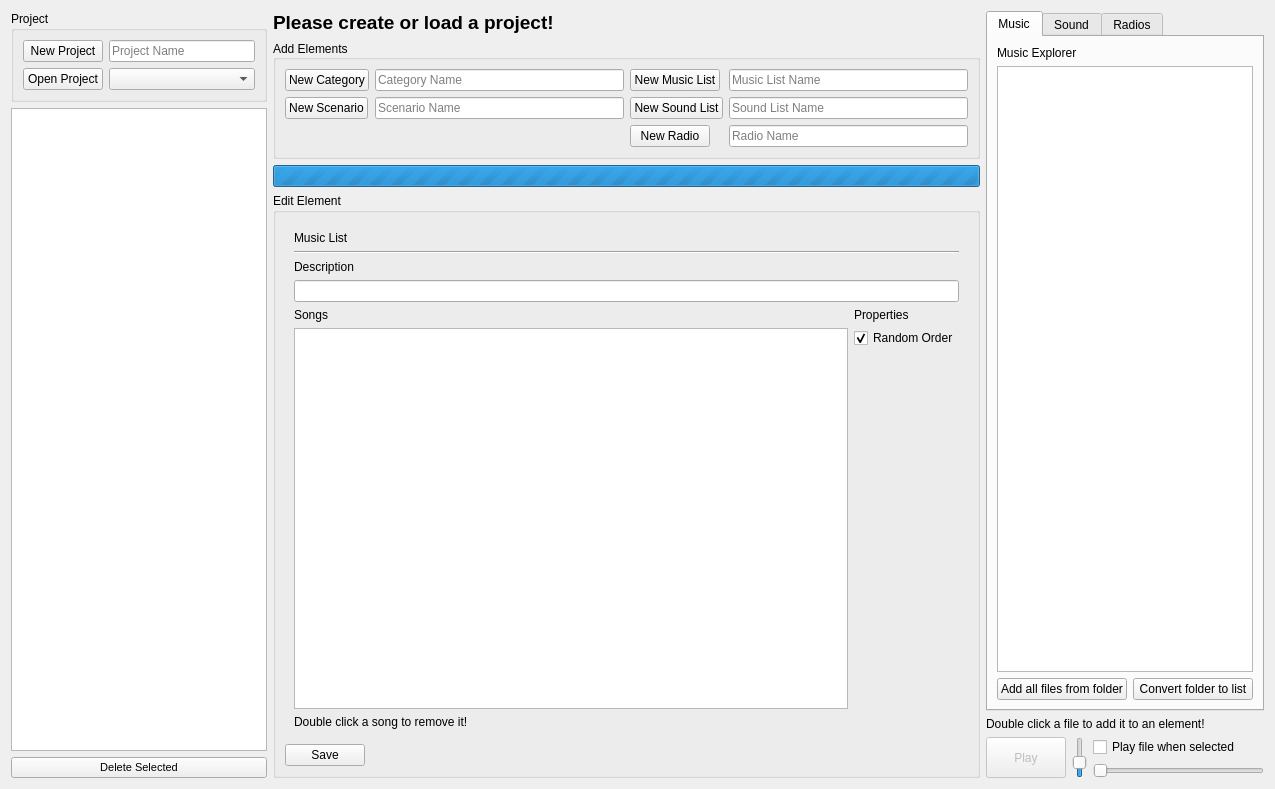
<?xml version="1.0" encoding="UTF-8"?>
<ui version="4.0">
 <class>AudioEditor</class>
 <widget class="QWidget" name="AudioEditor">
  <property name="geometry">
   <rect>
    <x>0</x>
    <y>0</y>
    <width>1275</width>
    <height>789</height>
   </rect>
  </property>
  <property name="windowTitle">
   <string>Audio Editor</string>
  </property>
  <layout class="QHBoxLayout" name="horizontalLayout">
   <item>
    <layout class="QVBoxLayout" name="verticalLayout">
     <item>
      <widget class="QGroupBox" name="groupBox_3">
       <property name="sizePolicy">
        <sizepolicy hsizetype="Maximum" vsizetype="Maximum">
         <horstretch>0</horstretch>
         <verstretch>0</verstretch>
        </sizepolicy>
       </property>
       <property name="maximumSize">
        <size>
         <width>256</width>
         <height>16777215</height>
        </size>
       </property>
       <property name="title">
        <string>Project</string>
       </property>
       <layout class="QVBoxLayout" name="verticalLayout_4">
        <item>
         <layout class="QFormLayout" name="formLayout_3">
          <item row="1" column="0">
           <widget class="QPushButton" name="pushButton_newProject">
            <property name="sizePolicy">
             <sizepolicy hsizetype="Minimum" vsizetype="Fixed">
              <horstretch>0</horstretch>
              <verstretch>0</verstretch>
             </sizepolicy>
            </property>
            <property name="text">
             <string>New Project</string>
            </property>
           </widget>
          </item>
          <item row="1" column="1">
           <widget class="QLineEdit" name="lineEdit_project">
            <property name="sizePolicy">
             <sizepolicy hsizetype="Preferred" vsizetype="Fixed">
              <horstretch>0</horstretch>
              <verstretch>0</verstretch>
             </sizepolicy>
            </property>
            <property name="placeholderText">
             <string>Project Name</string>
            </property>
           </widget>
          </item>
          <item row="2" column="0">
           <widget class="QPushButton" name="pushButton_openProject">
            <property name="sizePolicy">
             <sizepolicy hsizetype="Minimum" vsizetype="Fixed">
              <horstretch>0</horstretch>
              <verstretch>0</verstretch>
             </sizepolicy>
            </property>
            <property name="text">
             <string>Open Project</string>
            </property>
           </widget>
          </item>
          <item row="2" column="1">
           <widget class="QComboBox" name="comboBox_projects"/>
          </item>
         </layout>
        </item>
       </layout>
      </widget>
     </item>
     <item>
      <widget class="QTreeWidget" name="treeWidget_categories">
       <property name="sizePolicy">
        <sizepolicy hsizetype="Preferred" vsizetype="Expanding">
         <horstretch>0</horstretch>
         <verstretch>0</verstretch>
        </sizepolicy>
       </property>
       <property name="editTriggers">
        <set>QAbstractItemView::NoEditTriggers</set>
       </property>
       <property name="alternatingRowColors">
        <bool>true</bool>
       </property>
       <property name="rootIsDecorated">
        <bool>true</bool>
       </property>
       <property name="uniformRowHeights">
        <bool>false</bool>
       </property>
       <property name="animated">
        <bool>true</bool>
       </property>
       <property name="headerHidden">
        <bool>true</bool>
       </property>
       <attribute name="headerVisible">
        <bool>false</bool>
       </attribute>
       <attribute name="headerShowSortIndicator" stdset="0">
        <bool>false</bool>
       </attribute>
       <column>
        <property name="text">
         <string>Project Content</string>
        </property>
       </column>
      </widget>
     </item>
     <item>
      <layout class="QGridLayout" name="gridLayout">
       <item row="0" column="0">
        <widget class="QPushButton" name="pushButton_deleteSelected">
         <property name="font">
          <font>
           <pointsize>8</pointsize>
          </font>
         </property>
         <property name="text">
          <string>Delete Selected</string>
         </property>
        </widget>
       </item>
      </layout>
     </item>
    </layout>
   </item>
   <item>
    <layout class="QVBoxLayout" name="verticalLayout_5">
     <item>
      <widget class="QLabel" name="label_pleaseCreateOrLoadAProject">
       <property name="sizePolicy">
        <sizepolicy hsizetype="Preferred" vsizetype="Maximum">
         <horstretch>0</horstretch>
         <verstretch>0</verstretch>
        </sizepolicy>
       </property>
       <property name="font">
        <font>
         <pointsize>14</pointsize>
         <weight>75</weight>
         <italic>false</italic>
         <bold>true</bold>
         <underline>false</underline>
         <strikeout>false</strikeout>
        </font>
       </property>
       <property name="cursor">
        <cursorShape>ArrowCursor</cursorShape>
       </property>
       <property name="text">
        <string>Please create or load a project!</string>
       </property>
      </widget>
     </item>
     <item>
      <widget class="QGroupBox" name="groupBox_2">
       <property name="sizePolicy">
        <sizepolicy hsizetype="Preferred" vsizetype="Maximum">
         <horstretch>0</horstretch>
         <verstretch>0</verstretch>
        </sizepolicy>
       </property>
       <property name="title">
        <string>Add Elements</string>
       </property>
       <property name="alignment">
        <set>Qt::AlignLeading|Qt::AlignLeft|Qt::AlignVCenter</set>
       </property>
       <property name="checkable">
        <bool>false</bool>
       </property>
       <layout class="QHBoxLayout" name="horizontalLayout_6">
        <item>
         <layout class="QFormLayout" name="formLayout">
          <item row="2" column="0">
           <widget class="QPushButton" name="pushButton_newCategory">
            <property name="sizePolicy">
             <sizepolicy hsizetype="Minimum" vsizetype="Fixed">
              <horstretch>0</horstretch>
              <verstretch>0</verstretch>
             </sizepolicy>
            </property>
            <property name="text">
             <string>New Category</string>
            </property>
           </widget>
          </item>
          <item row="3" column="0">
           <widget class="QPushButton" name="pushButton_newScenario">
            <property name="sizePolicy">
             <sizepolicy hsizetype="Minimum" vsizetype="Fixed">
              <horstretch>0</horstretch>
              <verstretch>0</verstretch>
             </sizepolicy>
            </property>
            <property name="text">
             <string>New Scenario</string>
            </property>
           </widget>
          </item>
          <item row="2" column="1">
           <widget class="QLineEdit" name="lineEdit_category">
            <property name="placeholderText">
             <string>Category Name</string>
            </property>
           </widget>
          </item>
          <item row="3" column="1">
           <widget class="QLineEdit" name="lineEdit_scenario">
            <property name="placeholderText">
             <string>Scenario Name</string>
            </property>
           </widget>
          </item>
         </layout>
        </item>
        <item>
         <layout class="QFormLayout" name="formLayout_2">
          <item row="0" column="0">
           <widget class="QPushButton" name="pushButton_newMusicList">
            <property name="sizePolicy">
             <sizepolicy hsizetype="Minimum" vsizetype="Fixed">
              <horstretch>0</horstretch>
              <verstretch>0</verstretch>
             </sizepolicy>
            </property>
            <property name="text">
             <string>New Music List</string>
            </property>
           </widget>
          </item>
          <item row="1" column="0">
           <widget class="QPushButton" name="pushButton_newSoundList">
            <property name="sizePolicy">
             <sizepolicy hsizetype="Minimum" vsizetype="Fixed">
              <horstretch>0</horstretch>
              <verstretch>0</verstretch>
             </sizepolicy>
            </property>
            <property name="text">
             <string>New Sound List</string>
            </property>
           </widget>
          </item>
          <item row="2" column="0">
           <widget class="QPushButton" name="pushButton_newRadio">
            <property name="sizePolicy">
             <sizepolicy hsizetype="Minimum" vsizetype="Fixed">
              <horstretch>0</horstretch>
              <verstretch>0</verstretch>
             </sizepolicy>
            </property>
            <property name="text">
             <string>New Radio</string>
            </property>
           </widget>
          </item>
          <item row="0" column="1">
           <widget class="QLineEdit" name="lineEdit_musicList">
            <property name="placeholderText">
             <string>Music List Name</string>
            </property>
           </widget>
          </item>
          <item row="1" column="1">
           <widget class="QLineEdit" name="lineEdit_soundList">
            <property name="placeholderText">
             <string>Sound List Name</string>
            </property>
           </widget>
          </item>
          <item row="2" column="1">
           <widget class="QLineEdit" name="lineEdit_radio">
            <property name="placeholderText">
             <string>Radio Name</string>
            </property>
           </widget>
          </item>
         </layout>
        </item>
       </layout>
      </widget>
     </item>
     <item>
      <widget class="QProgressBar" name="progressBar_loading">
       <property name="maximum">
        <number>0</number>
       </property>
       <property name="value">
        <number>-1</number>
       </property>
       <property name="textVisible">
        <bool>true</bool>
       </property>
       <property name="invertedAppearance">
        <bool>false</bool>
       </property>
       <property name="format">
        <string>Loading...</string>
       </property>
      </widget>
     </item>
     <item>
      <widget class="QGroupBox" name="groupBox">
       <property name="title">
        <string>Edit Element</string>
       </property>
       <layout class="QVBoxLayout" name="verticalLayout_6">
        <item>
         <widget class="QStackedWidget" name="stackedWidget_editElement">
          <property name="currentIndex">
           <number>3</number>
          </property>
          <widget class="QWidget" name="page_empty">
           <layout class="QVBoxLayout" name="verticalLayout_12">
            <item>
             <widget class="QLabel" name="label_11">
              <property name="text">
               <string>No element selected</string>
              </property>
             </widget>
            </item>
            <item>
             <spacer name="verticalSpacer_2">
              <property name="orientation">
               <enum>Qt::Vertical</enum>
              </property>
              <property name="sizeHint" stdset="0">
               <size>
                <width>20</width>
                <height>421</height>
               </size>
              </property>
             </spacer>
            </item>
           </layout>
          </widget>
          <widget class="QWidget" name="page_category">
           <layout class="QVBoxLayout" name="verticalLayout_7">
            <item>
             <widget class="QLabel" name="label_3">
              <property name="text">
               <string>Category</string>
              </property>
             </widget>
            </item>
            <item>
             <widget class="Line" name="line">
              <property name="orientation">
               <enum>Qt::Horizontal</enum>
              </property>
             </widget>
            </item>
            <item>
             <widget class="QLabel" name="label_4">
              <property name="text">
               <string>Description</string>
              </property>
             </widget>
            </item>
            <item>
             <widget class="QTextEdit" name="textEdit_categoryDescription"/>
            </item>
           </layout>
          </widget>
          <widget class="QWidget" name="page_scenario">
           <layout class="QVBoxLayout" name="verticalLayout_8">
            <item>
             <widget class="QLabel" name="label_5">
              <property name="text">
               <string>Scenario</string>
              </property>
             </widget>
            </item>
            <item>
             <widget class="Line" name="line_2">
              <property name="orientation">
               <enum>Qt::Horizontal</enum>
              </property>
             </widget>
            </item>
            <item>
             <widget class="QLabel" name="label_6">
              <property name="text">
               <string>Description</string>
              </property>
             </widget>
            </item>
            <item>
             <widget class="QTextEdit" name="textEdit_scenarioDescription"/>
            </item>
           </layout>
          </widget>
          <widget class="QWidget" name="page_musicList">
           <layout class="QVBoxLayout" name="verticalLayout_11">
            <item>
             <widget class="QLabel" name="label_7">
              <property name="sizePolicy">
               <sizepolicy hsizetype="Fixed" vsizetype="Maximum">
                <horstretch>0</horstretch>
                <verstretch>0</verstretch>
               </sizepolicy>
              </property>
              <property name="text">
               <string>Music List</string>
              </property>
             </widget>
            </item>
            <item>
             <widget class="Line" name="line_3">
              <property name="orientation">
               <enum>Qt::Horizontal</enum>
              </property>
             </widget>
            </item>
            <item>
             <widget class="QLabel" name="label_8">
              <property name="sizePolicy">
               <sizepolicy hsizetype="Fixed" vsizetype="Maximum">
                <horstretch>0</horstretch>
                <verstretch>0</verstretch>
               </sizepolicy>
              </property>
              <property name="text">
               <string>Description</string>
              </property>
             </widget>
            </item>
            <item>
             <widget class="QLineEdit" name="lineEdit_musicListDescription">
              <property name="sizePolicy">
               <sizepolicy hsizetype="Minimum" vsizetype="Maximum">
                <horstretch>0</horstretch>
                <verstretch>0</verstretch>
               </sizepolicy>
              </property>
             </widget>
            </item>
            <item>
             <layout class="QHBoxLayout" name="horizontalLayout_2">
              <item>
               <layout class="QVBoxLayout" name="verticalLayout_10">
                <item>
                 <widget class="QLabel" name="label_9">
                  <property name="text">
                   <string>Songs</string>
                  </property>
                 </widget>
                </item>
                <item>
                 <widget class="QListWidget" name="listWidget_musicList"/>
                </item>
               </layout>
              </item>
              <item>
               <layout class="QVBoxLayout" name="verticalLayout_9">
                <item>
                 <widget class="QLabel" name="label_10">
                  <property name="sizePolicy">
                   <sizepolicy hsizetype="Preferred" vsizetype="Maximum">
                    <horstretch>0</horstretch>
                    <verstretch>0</verstretch>
                   </sizepolicy>
                  </property>
                  <property name="text">
                   <string>Properties</string>
                  </property>
                 </widget>
                </item>
                <item>
                 <widget class="QCheckBox" name="checkBox_musicRandom">
                  <property name="text">
                   <string>Random Order</string>
                  </property>
                  <property name="checked">
                   <bool>true</bool>
                  </property>
                 </widget>
                </item>
                <item>
                 <spacer name="verticalSpacer">
                  <property name="orientation">
                   <enum>Qt::Vertical</enum>
                  </property>
                  <property name="sizeHint" stdset="0">
                   <size>
                    <width>20</width>
                    <height>40</height>
                   </size>
                  </property>
                 </spacer>
                </item>
               </layout>
              </item>
             </layout>
            </item>
            <item>
             <widget class="QLabel" name="label_21">
              <property name="text">
               <string>Double click a song to remove it!</string>
              </property>
             </widget>
            </item>
           </layout>
          </widget>
          <widget class="QWidget" name="page_soundList">
           <layout class="QVBoxLayout" name="verticalLayout_15">
            <item>
             <widget class="QLabel" name="label_12">
              <property name="text">
               <string>Sound List</string>
              </property>
             </widget>
            </item>
            <item>
             <widget class="Line" name="line_4">
              <property name="orientation">
               <enum>Qt::Horizontal</enum>
              </property>
             </widget>
            </item>
            <item>
             <widget class="QLabel" name="label_13">
              <property name="text">
               <string>Description</string>
              </property>
             </widget>
            </item>
            <item>
             <widget class="QLineEdit" name="lineEdit_soundListDescription"/>
            </item>
            <item>
             <layout class="QHBoxLayout" name="horizontalLayout_3">
              <item>
               <layout class="QVBoxLayout" name="verticalLayout_14">
                <item>
                 <widget class="QLabel" name="label_14">
                  <property name="text">
                   <string>Sounds</string>
                  </property>
                 </widget>
                </item>
                <item>
                 <widget class="QListWidget" name="listWidget_soundList"/>
                </item>
               </layout>
              </item>
              <item>
               <layout class="QVBoxLayout" name="verticalLayout_13">
                <item>
                 <widget class="QLabel" name="label_15">
                  <property name="text">
                   <string>Properties</string>
                  </property>
                 </widget>
                </item>
                <item>
                 <widget class="QRadioButton" name="radioButton_soundListRandom">
                  <property name="toolTip">
                   <string>Play sounds in a random order. Does not end.</string>
                  </property>
                  <property name="text">
                   <string>Random Order</string>
                  </property>
                  <property name="checked">
                   <bool>true</bool>
                  </property>
                 </widget>
                </item>
                <item>
                 <widget class="QRadioButton" name="radioButton_soundListLoop">
                  <property name="toolTip">
                   <string>Play sounds in sequential order and start at the beginning when last sound is played.</string>
                  </property>
                  <property name="text">
                   <string>Loop List</string>
                  </property>
                 </widget>
                </item>
                <item>
                 <widget class="QRadioButton" name="radioButton_soundListSequential">
                  <property name="toolTip">
                   <string>Play sounds in a sequential order. Ends when last sound was played.</string>
                  </property>
                  <property name="text">
                   <string>Sequential Order</string>
                  </property>
                 </widget>
                </item>
                <item>
                 <spacer name="verticalSpacer_3">
                  <property name="orientation">
                   <enum>Qt::Vertical</enum>
                  </property>
                  <property name="sizeHint" stdset="0">
                   <size>
                    <width>20</width>
                    <height>40</height>
                   </size>
                  </property>
                 </spacer>
                </item>
               </layout>
              </item>
             </layout>
            </item>
            <item>
             <widget class="QLabel" name="label_22">
              <property name="text">
               <string>Double click a sound to remove it!</string>
              </property>
             </widget>
            </item>
           </layout>
          </widget>
          <widget class="QWidget" name="page_radio">
           <layout class="QVBoxLayout" name="verticalLayout_16">
            <item>
             <widget class="QLabel" name="label_16">
              <property name="text">
               <string>Radio</string>
              </property>
             </widget>
            </item>
            <item>
             <widget class="Line" name="line_5">
              <property name="orientation">
               <enum>Qt::Horizontal</enum>
              </property>
             </widget>
            </item>
            <item>
             <widget class="QLabel" name="label_17">
              <property name="text">
               <string>URL or .m3u playlist</string>
              </property>
             </widget>
            </item>
            <item>
             <widget class="QLineEdit" name="lineEdit_radioURL"/>
            </item>
            <item>
             <widget class="QLabel" name="label_18">
              <property name="text">
               <string>Description</string>
              </property>
             </widget>
            </item>
            <item>
             <widget class="QTextEdit" name="textEdit_radioDescription"/>
            </item>
           </layout>
          </widget>
         </widget>
        </item>
        <item>
         <widget class="QPushButton" name="pushButton_saveElement">
          <property name="sizePolicy">
           <sizepolicy hsizetype="Maximum" vsizetype="Fixed">
            <horstretch>0</horstretch>
            <verstretch>0</verstretch>
           </sizepolicy>
          </property>
          <property name="text">
           <string>Save</string>
          </property>
         </widget>
        </item>
       </layout>
      </widget>
     </item>
    </layout>
   </item>
   <item>
    <layout class="QVBoxLayout" name="verticalLayout_18">
     <item>
      <widget class="QTabWidget" name="tabWidget">
       <property name="sizePolicy">
        <sizepolicy hsizetype="Preferred" vsizetype="Expanding">
         <horstretch>0</horstretch>
         <verstretch>0</verstretch>
        </sizepolicy>
       </property>
       <property name="tabPosition">
        <enum>QTabWidget::North</enum>
       </property>
       <property name="tabShape">
        <enum>QTabWidget::Rounded</enum>
       </property>
       <property name="currentIndex">
        <number>0</number>
       </property>
       <property name="tabsClosable">
        <bool>false</bool>
       </property>
       <property name="movable">
        <bool>true</bool>
       </property>
       <widget class="QWidget" name="tab_music">
        <attribute name="title">
         <string>Music</string>
        </attribute>
        <layout class="QVBoxLayout" name="verticalLayout_2">
         <item>
          <widget class="QLabel" name="label">
           <property name="text">
            <string>Music Explorer</string>
           </property>
          </widget>
         </item>
         <item>
          <widget class="QTreeWidget" name="treeWidget_music">
           <property name="sizeAdjustPolicy">
            <enum>QAbstractScrollArea::AdjustToContents</enum>
           </property>
           <property name="editTriggers">
            <set>QAbstractItemView::NoEditTriggers</set>
           </property>
           <property name="selectionBehavior">
            <enum>QAbstractItemView::SelectItems</enum>
           </property>
           <attribute name="headerVisible">
            <bool>false</bool>
           </attribute>
           <column>
            <property name="text">
             <string notr="true">1</string>
            </property>
           </column>
          </widget>
         </item>
         <item>
          <layout class="QGridLayout" name="gridLayout_2">
           <item row="0" column="0">
            <widget class="QPushButton" name="pushButton_addAllFilesFromMusicFolder">
             <property name="toolTip">
              <string>Add all songs from the folder to the current music list</string>
             </property>
             <property name="text">
              <string>Add all files from folder</string>
             </property>
            </widget>
           </item>
           <item row="0" column="1">
            <widget class="QPushButton" name="pushButton_convertFolderToMusicList">
             <property name="toolTip">
              <string>Creates a new music list with all songs from the folder</string>
             </property>
             <property name="text">
              <string>Convert folder to list</string>
             </property>
            </widget>
           </item>
          </layout>
         </item>
        </layout>
       </widget>
       <widget class="QWidget" name="tab_sound">
        <attribute name="title">
         <string>Sound</string>
        </attribute>
        <layout class="QVBoxLayout" name="verticalLayout_3">
         <item>
          <widget class="QLabel" name="label_2">
           <property name="text">
            <string>Sound Explorer</string>
           </property>
          </widget>
         </item>
         <item>
          <widget class="QTreeWidget" name="treeWidget_sound">
           <attribute name="headerVisible">
            <bool>false</bool>
           </attribute>
           <column>
            <property name="text">
             <string notr="true">1</string>
            </property>
           </column>
          </widget>
         </item>
         <item>
          <widget class="QPushButton" name="pushButton_addAllFilesFromSoundFolder">
           <property name="text">
            <string>Add all files from folder</string>
           </property>
          </widget>
         </item>
        </layout>
       </widget>
       <widget class="QWidget" name="tab_radios">
        <attribute name="title">
         <string>Radios</string>
        </attribute>
        <layout class="QVBoxLayout" name="verticalLayout_17">
         <item>
          <widget class="QLabel" name="label_19">
           <property name="text">
            <string>Radio Playlists</string>
           </property>
          </widget>
         </item>
         <item>
          <widget class="QTreeWidget" name="treeWidget_radio">
           <attribute name="headerVisible">
            <bool>false</bool>
           </attribute>
           <column>
            <property name="text">
             <string notr="true">1</string>
            </property>
           </column>
          </widget>
         </item>
        </layout>
       </widget>
      </widget>
     </item>
     <item>
      <widget class="QLabel" name="label_20">
       <property name="text">
        <string>Double click a file to add it to an element!</string>
       </property>
      </widget>
     </item>
     <item>
      <layout class="QHBoxLayout" name="horizontalLayout_4">
       <item>
        <widget class="QPushButton" name="pushButton_playPause">
         <property name="enabled">
          <bool>false</bool>
         </property>
         <property name="sizePolicy">
          <sizepolicy hsizetype="Maximum" vsizetype="Minimum">
           <horstretch>0</horstretch>
           <verstretch>0</verstretch>
          </sizepolicy>
         </property>
         <property name="text">
          <string>Play</string>
         </property>
         <property name="icon">
          <iconset resource="../resources.qrc">
           <normaloff>:/resources/mediaIcons/play.png</normaloff>:/resources/mediaIcons/play.png</iconset>
         </property>
         <property name="checkable">
          <bool>true</bool>
         </property>
        </widget>
       </item>
       <item>
        <widget class="QSlider" name="verticalSlider_volume">
         <property name="sizePolicy">
          <sizepolicy hsizetype="Fixed" vsizetype="Maximum">
           <horstretch>0</horstretch>
           <verstretch>0</verstretch>
          </sizepolicy>
         </property>
         <property name="maximumSize">
          <size>
           <width>16777215</width>
           <height>55</height>
          </size>
         </property>
         <property name="toolTip">
          <string>Preview Volume</string>
         </property>
         <property name="value">
          <number>30</number>
         </property>
         <property name="orientation">
          <enum>Qt::Vertical</enum>
         </property>
        </widget>
       </item>
       <item>
        <layout class="QVBoxLayout" name="verticalLayout_19">
         <item>
          <widget class="QCheckBox" name="checkBox_autoplay">
           <property name="text">
            <string>Play file when selected</string>
           </property>
          </widget>
         </item>
         <item>
          <widget class="QSlider" name="horizontalSlider_progress">
           <property name="sizePolicy">
            <sizepolicy hsizetype="Minimum" vsizetype="Fixed">
             <horstretch>0</horstretch>
             <verstretch>0</verstretch>
            </sizepolicy>
           </property>
           <property name="toolTip">
            <string>Preview Progress</string>
           </property>
           <property name="orientation">
            <enum>Qt::Horizontal</enum>
           </property>
          </widget>
         </item>
        </layout>
       </item>
      </layout>
     </item>
    </layout>
   </item>
  </layout>
 </widget>
 <resources>
  <include location="../resources.qrc"/>
 </resources>
 <connections/>
</ui>
